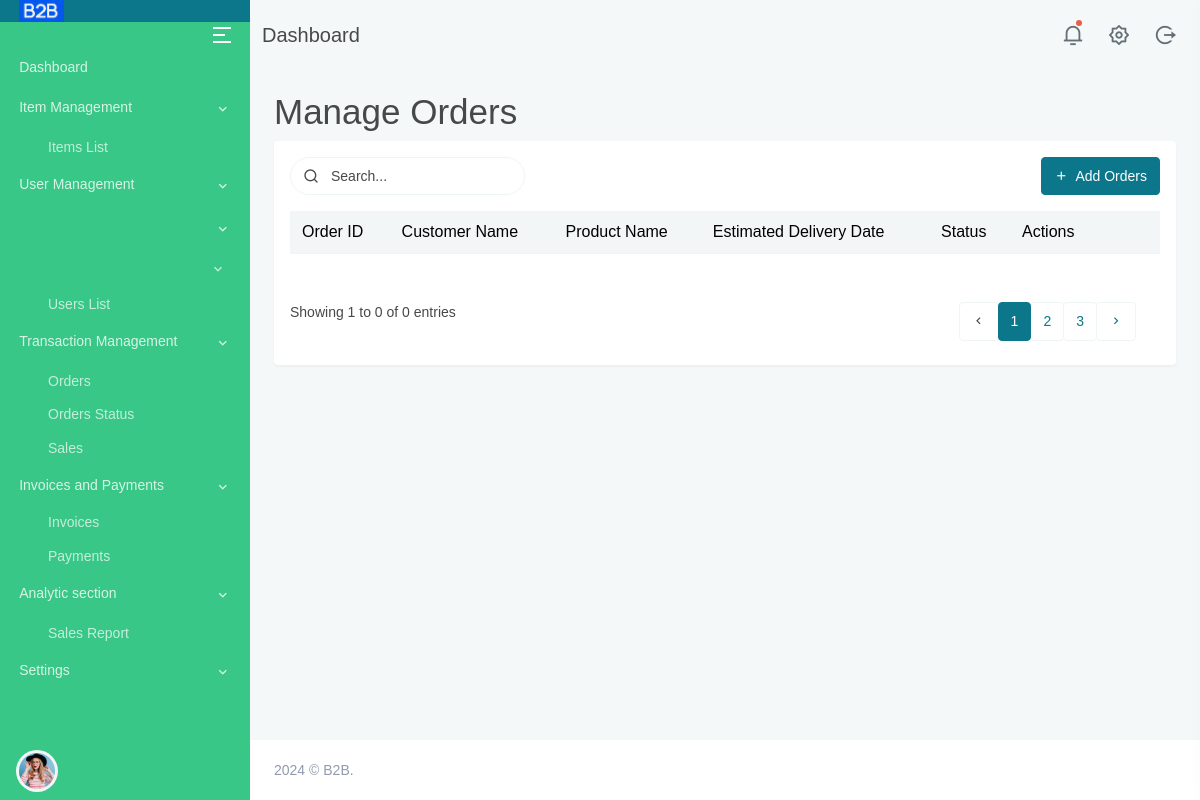
/orders/, run on an earlier commit of the app's database.
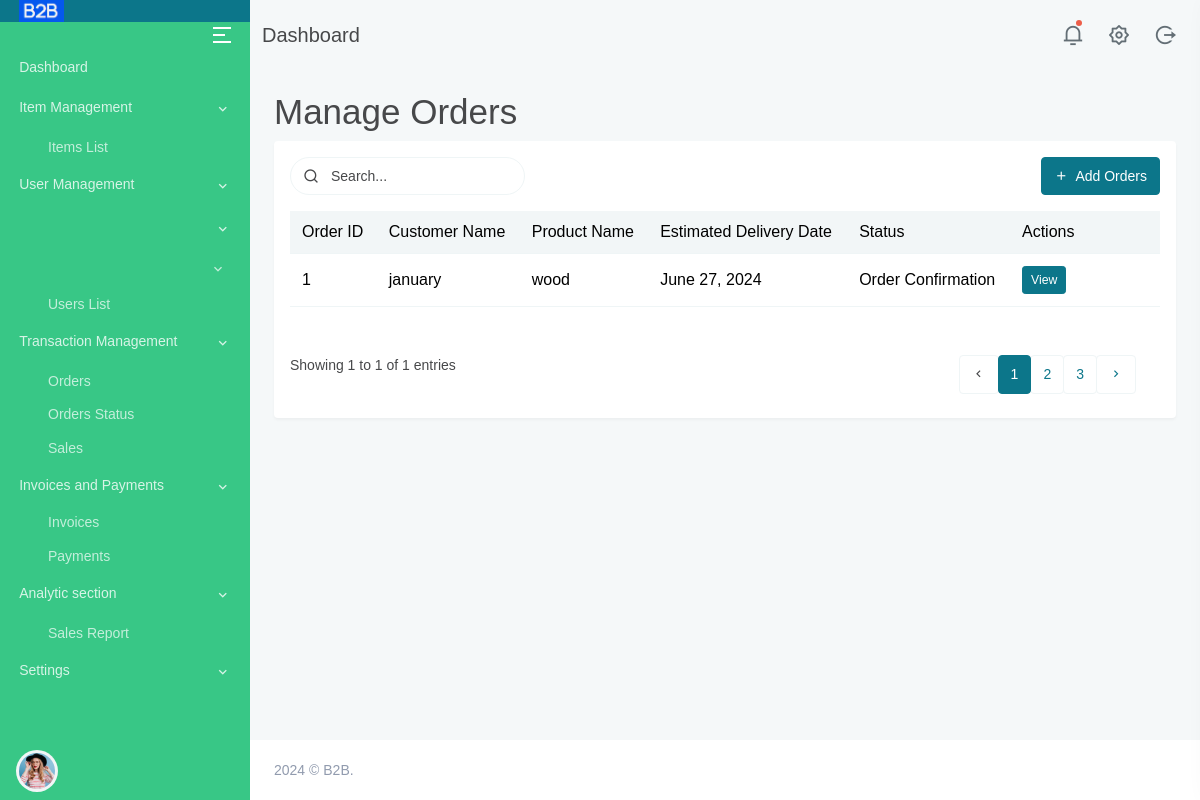
And on a later commit of the database.
### main/models.py (models this page shows, shortened)
class Order(models.Model):
    STATUS_CHOICES = [
        ('confirmed', 'Order Confirmation'),
        ('shipped', 'Order Shipment'),
        ('estimated_delivery', 'Estimated Delivery Time'),
        ('delivered', 'Delivery Update Feedback Request'),
    ]
    customer_name = models.CharField(max_length=100)
    product_name = models.CharField(max_length=100)
    status = models.CharField(max_length=20, choices=STATUS_CHOICES, default='confirmed')
    estimated_delivery_date = models.DateField(null=True, blank=True)

### main/views.py (the view)
# urls.py: path('orders/', views.manage_orders, name='orders'),
def manage_orders(request):
    orders = Order.objects.all()
    context = {
        'orders': orders
    }
    return render(request, 'orders.html', context)

### templates/orders.html (shortened to what the changed rows need)
﻿{% extends "base.html" %}
{% load static %}
{% block content %}
<div class="main-content">
    <div class="page-content">
        <div class="container-fluid">
            <h1>Manage Orders</h1>
            <div class="card">
                <div class="card-body">
                    <div class="row mb-2">
                    <div class="table-responsive mb-4">
                        <table class="table table-hover table-nowrap align-middle mb-0">
                            <thead class="bg-light">
                                <tr>
                                    <th scope="col">Order ID</th>
                                    <th scope="col">Customer Name</th>
                                    <th scope="col">Product Name</th>
                                    <th scope="col">Estimated Delivery Date</th>
                                    <th scope="col">Status</th>
                                    <th scope="col" style="width: 150px;">Actions</th>
                                </tr>
                            </thead>
                            <tbody>
                                {% for order in orders %}
                                <tr>
                                    <td>{{ order.id }}</td>
                                    <td>{{ order.customer_name }}</td>
                                    <td>{{ order.product_name }}</td>
                                    <td>{{ order.estimated_delivery_date }}</td>
                                    <td>{{ order.get_status_display }}</td>
                                    <td>
                                        <a href="{% url 'orders' %}" class="btn btn-primary btn-sm">View</a>
                                    </td>
                                </tr>
                                {% endfor %}
                            </tbody>
                        </table>
                    </div>
                    <div class="row mt-4">
                        <div class="col-sm-6">
                            <div>
                                <p class="mb-sm-0">Showing 1 to {{ orders|length }} of {{ orders|length }} entries</p>
                            </div>
                        </div>
                    </div>
                </div>
            </div>
        </div>
    </div>
</div>
{% endblock %}

What changed in the data, as far as the page shows it:
added Order: id "1", customer_name "january", product_name "wood", estimated_delivery_date "June 27, 2024", status "Order Confirmation"
Also different on the page:
{{ orders|length }}: "0" → "1"
